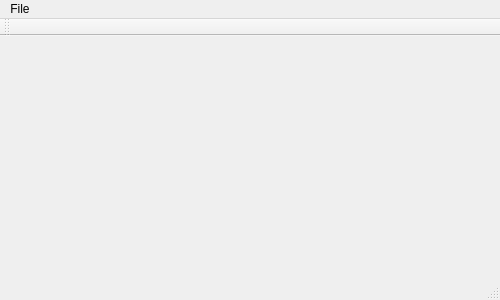
<?xml version="1.0" encoding="UTF-8"?>
<ui version="4.0">
 <class>MainWindow</class>
 <widget class="QMainWindow" name="MainWindow">
  <property name="geometry">
   <rect>
    <x>0</x>
    <y>0</y>
    <width>500</width>
    <height>300</height>
   </rect>
  </property>
  <property name="windowTitle">
   <string>VPKViewer</string>
  </property>
  <widget class="QWidget" name="centralWidget">
   <widget class="QWidget" name="horizontalLayoutWidget">
    <property name="geometry">
     <rect>
      <x>-1</x>
      <y>0</y>
      <width>501</width>
      <height>21</height>
     </rect>
    </property>
    <layout class="QHBoxLayout" name="horizontalLayout"/>
   </widget>
  </widget>
  <widget class="QMenuBar" name="menuBar">
   <property name="geometry">
    <rect>
     <x>0</x>
     <y>0</y>
     <width>500</width>
     <height>21</height>
    </rect>
   </property>
   <widget class="QMenu" name="menuFile">
    <property name="title">
     <string>File</string>
    </property>
    <addaction name="actionNew"/>
    <addaction name="actionOpen"/>
    <addaction name="separator"/>
   </widget>
   <addaction name="menuFile"/>
  </widget>
  <widget class="QToolBar" name="mainToolBar">
   <attribute name="toolBarArea">
    <enum>TopToolBarArea</enum>
   </attribute>
   <attribute name="toolBarBreak">
    <bool>false</bool>
   </attribute>
  </widget>
  <widget class="QStatusBar" name="statusBar"/>
  <action name="actionNew">
   <property name="text">
    <string>New</string>
   </property>
   <property name="statusTip">
    <string/>
   </property>
   <property name="shortcutContext">
    <enum>Qt::WindowShortcut</enum>
   </property>
  </action>
  <action name="actionOpen">
   <property name="text">
    <string>Open</string>
   </property>
  </action>
 </widget>
 <layoutdefault spacing="6" margin="11"/>
 <resources/>
 <connections/>
</ui>
